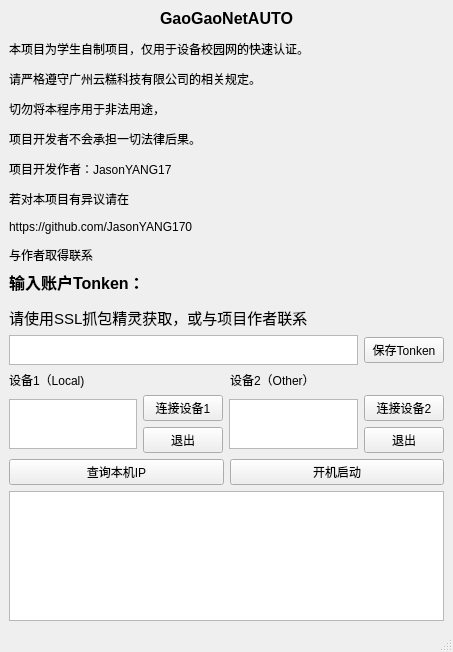
<?xml version="1.0" encoding="UTF-8"?>
<ui version="4.0">
 <class>MainWindow</class>
 <widget class="QMainWindow" name="MainWindow">
  <property name="geometry">
   <rect>
    <x>0</x>
    <y>0</y>
    <width>453</width>
    <height>639</height>
   </rect>
  </property>
  <property name="windowTitle">
   <string>MainWindow</string>
  </property>
  <widget class="QWidget" name="centralwidget">
   <layout class="QGridLayout" name="gridLayout">
    <item row="0" column="0">
     <layout class="QVBoxLayout" name="verticalLayout_3">
      <item>
       <layout class="QHBoxLayout" name="horizontalLayout_3">
        <item>
         <layout class="QVBoxLayout" name="verticalLayout_2">
          <item>
           <widget class="QLabel" name="label_2">
            <property name="text">
             <string>&lt;html&gt;&lt;head/&gt;&lt;body&gt;&lt;p align=&quot;center&quot;&gt;&lt;span style=&quot; font-size:12pt; font-weight:700;&quot;&gt;GaoGaoNetAUTO&lt;/span&gt;&lt;/p&gt;&lt;p&gt;本项目为学生自制项目，仅用于设备校园网的快速认证。&lt;/p&gt;&lt;p&gt;请严格遵守广州云糕科技有限公司的相关规定。&lt;/p&gt;&lt;p&gt;切勿将本程序用于非法用途，&lt;/p&gt;&lt;p&gt;项目开发者不会承担一切法律后果。&lt;/p&gt;&lt;p&gt;项目开发作者：JasonYANG17&lt;/p&gt;&lt;p&gt;若对本项目有异议请在&lt;/p&gt;&lt;p&gt;https://github.com/JasonYANG170&lt;/p&gt;&lt;p&gt;与作者取得联系&lt;/p&gt;&lt;/body&gt;&lt;/html&gt;</string>
            </property>
           </widget>
          </item>
          <item>
           <widget class="QLabel" name="label">
            <property name="text">
             <string>&lt;html&gt;&lt;head/&gt;&lt;body&gt;&lt;p&gt;&lt;span style=&quot; font-size:12pt; font-weight:700;&quot;&gt;输入账户Tonken：&lt;/span&gt;&lt;/p&gt;&lt;p&gt;&lt;span style=&quot; font-size:11pt;&quot;&gt;请使用SSL抓包精灵获取，或与项目作者联系&lt;/span&gt;&lt;/p&gt;&lt;/body&gt;&lt;/html&gt;</string>
            </property>
           </widget>
          </item>
          <item>
           <layout class="QHBoxLayout" name="horizontalLayout">
            <item>
             <widget class="QTextEdit" name="textEdit_2">
              <property name="maximumSize">
               <size>
                <width>16777215</width>
                <height>30</height>
               </size>
              </property>
             </widget>
            </item>
            <item>
             <widget class="QPushButton" name="pushButton_3">
              <property name="text">
               <string>保存Tonken</string>
              </property>
             </widget>
            </item>
           </layout>
          </item>
          <item>
           <layout class="QVBoxLayout" name="verticalLayout">
            <item>
             <layout class="QHBoxLayout" name="horizontalLayout_6">
              <item>
               <widget class="QLabel" name="label_4">
                <property name="text">
                 <string>设备1（Local)</string>
                </property>
               </widget>
              </item>
              <item>
               <widget class="QLabel" name="label_3">
                <property name="text">
                 <string>设备2（Other）</string>
                </property>
               </widget>
              </item>
             </layout>
            </item>
            <item>
             <layout class="QHBoxLayout" name="horizontalLayout_5">
              <item>
               <widget class="QTextEdit" name="textEdit_4">
                <property name="maximumSize">
                 <size>
                  <width>16777215</width>
                  <height>50</height>
                 </size>
                </property>
               </widget>
              </item>
              <item>
               <layout class="QVBoxLayout" name="verticalLayout_4">
                <item>
                 <widget class="QPushButton" name="pushButton_6">
                  <property name="text">
                   <string>连接设备1</string>
                  </property>
                 </widget>
                </item>
                <item>
                 <widget class="QPushButton" name="pushButton_2">
                  <property name="text">
                   <string>退出</string>
                  </property>
                 </widget>
                </item>
               </layout>
              </item>
              <item>
               <widget class="QTextEdit" name="textEdit_3">
                <property name="maximumSize">
                 <size>
                  <width>16777215</width>
                  <height>50</height>
                 </size>
                </property>
               </widget>
              </item>
              <item>
               <layout class="QVBoxLayout" name="verticalLayout_5">
                <item>
                 <widget class="QPushButton" name="pushButton_5">
                  <property name="text">
                   <string>连接设备2</string>
                  </property>
                 </widget>
                </item>
                <item>
                 <widget class="QPushButton" name="pushButton_7">
                  <property name="text">
                   <string>退出</string>
                  </property>
                 </widget>
                </item>
               </layout>
              </item>
             </layout>
            </item>
            <item>
             <layout class="QHBoxLayout" name="horizontalLayout_4"/>
            </item>
           </layout>
          </item>
          <item>
           <layout class="QHBoxLayout" name="horizontalLayout_2">
            <item>
             <widget class="QPushButton" name="pushButton12">
              <property name="text">
               <string>查询本机IP</string>
              </property>
             </widget>
            </item>
            <item>
             <widget class="QPushButton" name="pushButton_4">
              <property name="text">
               <string>开机启动</string>
              </property>
             </widget>
            </item>
           </layout>
          </item>
         </layout>
        </item>
        <item>
         <layout class="QVBoxLayout" name="verticalLayout23">
          <property name="leftMargin">
           <number>0</number>
          </property>
         </layout>
        </item>
       </layout>
      </item>
      <item>
       <widget class="QTextEdit" name="textEdit">
        <property name="minimumSize">
         <size>
          <width>0</width>
          <height>130</height>
         </size>
        </property>
        <property name="maximumSize">
         <size>
          <width>16777215</width>
          <height>16777215</height>
         </size>
        </property>
       </widget>
      </item>
     </layout>
    </item>
   </layout>
  </widget>
  <widget class="QMenuBar" name="menubar">
   <property name="geometry">
    <rect>
     <x>0</x>
     <y>0</y>
     <width>453</width>
     <height>18</height>
    </rect>
   </property>
  </widget>
  <widget class="QStatusBar" name="statusbar"/>
 </widget>
 <resources/>
 <connections/>
</ui>
